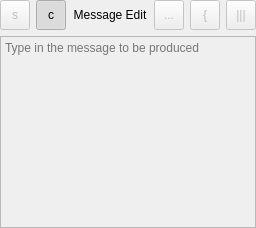
             <widget class="QWidget" name="page_txt_producer">
              <layout class="QVBoxLayout" name="verticalLayout_5">
               <property name="leftMargin">
                <number>0</number>
               </property>
               <property name="topMargin">
                <number>0</number>
               </property>
               <property name="rightMargin">
                <number>0</number>
               </property>
               <property name="bottomMargin">
                <number>0</number>
               </property>
               <item>
                <layout class="QGridLayout" name="gridLayout_12">
                 <item row="0" column="2">
                  <widget class="QLabel" name="label_11">
                   <property name="sizePolicy">
                    <sizepolicy hsizetype="Preferred" vsizetype="Fixed">
                     <horstretch>0</horstretch>
                     <verstretch>0</verstretch>
                    </sizepolicy>
                   </property>
                   <property name="minimumSize">
                    <size>
                     <width>0</width>
                     <height>30</height>
                    </size>
                   </property>
                   <property name="maximumSize">
                    <size>
                     <width>16777215</width>
                     <height>30</height>
                    </size>
                   </property>
                   <property name="text">
                    <string>Message Edit</string>
                   </property>
                   <property name="alignment">
                    <set>Qt::AlignCenter</set>
                   </property>
                  </widget>
                 </item>
                 <item row="0" column="3">
                  <widget class="QToolButton" name="tbtn_prod_open_file">
                   <property name="enabled">
                    <bool>false</bool>
                   </property>
                   <property name="minimumSize">
                    <size>
                     <width>30</width>
                     <height>30</height>
                    </size>
                   </property>
                   <property name="maximumSize">
                    <size>
                     <width>30</width>
                     <height>30</height>
                    </size>
                   </property>
                   <property name="toolTip">
                    <string>Open a json or text file</string>
                   </property>
                   <property name="text">
                    <string>...</string>
                   </property>
                   <property name="iconSize">
                    <size>
                     <width>24</width>
                     <height>24</height>
                    </size>
                   </property>
                  </widget>
                 </item>
                 <item row="0" column="5">
                  <widget class="QToolButton" name="tbtn_form_view">
                   <property name="enabled">
                    <bool>false</bool>
                   </property>
                   <property name="minimumSize">
                    <size>
                     <width>30</width>
                     <height>30</height>
                    </size>
                   </property>
                   <property name="maximumSize">
                    <size>
                     <width>30</width>
                     <height>30</height>
                    </size>
                   </property>
                   <property name="toolTip">
                    <string>Toggle form/text editor</string>
                   </property>
                   <property name="text">
                    <string>|||</string>
                   </property>
                   <property name="iconSize">
                    <size>
                     <width>24</width>
                     <height>24</height>
                    </size>
                   </property>
                  </widget>
                 </item>
                 <item row="0" column="4">
                  <widget class="QToolButton" name="tbtn_format_msg">
                   <property name="enabled">
                    <bool>false</bool>
                   </property>
                   <property name="minimumSize">
                    <size>
                     <width>30</width>
                     <height>30</height>
                    </size>
                   </property>
                   <property name="maximumSize">
                    <size>
                     <width>30</width>
                     <height>30</height>
                    </size>
                   </property>
                   <property name="toolTip">
                    <string>Validate and format current JSON message</string>
                   </property>
                   <property name="text">
                    <string>{</string>
                   </property>
                   <property name="iconSize">
                    <size>
                     <width>24</width>
                     <height>24</height>
                    </size>
                   </property>
                  </widget>
                 </item>
                 <item row="0" column="0">
                  <widget class="QToolButton" name="tbtn_prod_save_file">
                   <property name="enabled">
                    <bool>false</bool>
                   </property>
                   <property name="minimumSize">
                    <size>
                     <width>30</width>
                     <height>30</height>
                    </size>
                   </property>
                   <property name="maximumSize">
                    <size>
                     <width>30</width>
                     <height>30</height>
                    </size>
                   </property>
                   <property name="toolTip">
                    <string>Save current message to file</string>
                   </property>
                   <property name="text">
                    <string>s</string>
                   </property>
                   <property name="iconSize">
                    <size>
                     <width>24</width>
                     <height>24</height>
                    </size>
                   </property>
                  </widget>
                 </item>
                 <item row="0" column="1">
                  <widget class="QToolButton" name="tbtn_prod_clear_on_send_txt">
                   <property name="enabled">
                    <bool>true</bool>
                   </property>
                   <property name="minimumSize">
                    <size>
                     <width>30</width>
                     <height>30</height>
                    </size>
                   </property>
                   <property name="maximumSize">
                    <size>
                     <width>30</width>
                     <height>30</height>
                    </size>
                   </property>
                   <property name="toolTip">
                    <string>Click to enable or disable clear when sending a message</string>
                   </property>
                   <property name="text">
                    <string>c</string>
                   </property>
                   <property name="iconSize">
                    <size>
                     <width>24</width>
                     <height>24</height>
                    </size>
                   </property>
                   <property name="checkable">
                    <bool>true</bool>
                   </property>
                   <property name="checked">
                    <bool>true</bool>
                   </property>
                   <property name="autoRaise">
                    <bool>true</bool>
                   </property>
                  </widget>
                 </item>
                </layout>
               </item>
               <item>
                <widget class="HConsole" name="txt_producer">
                 <property name="enabled">
                  <bool>false</bool>
                 </property>
                 <property name="toolTip">
                  <string>The message to be produced</string>
                 </property>
                 <property name="placeholderText">
                  <string>Type in the message to be produced</string>
                 </property>
                </widget>
               </item>
              </layout>
             </widget>
